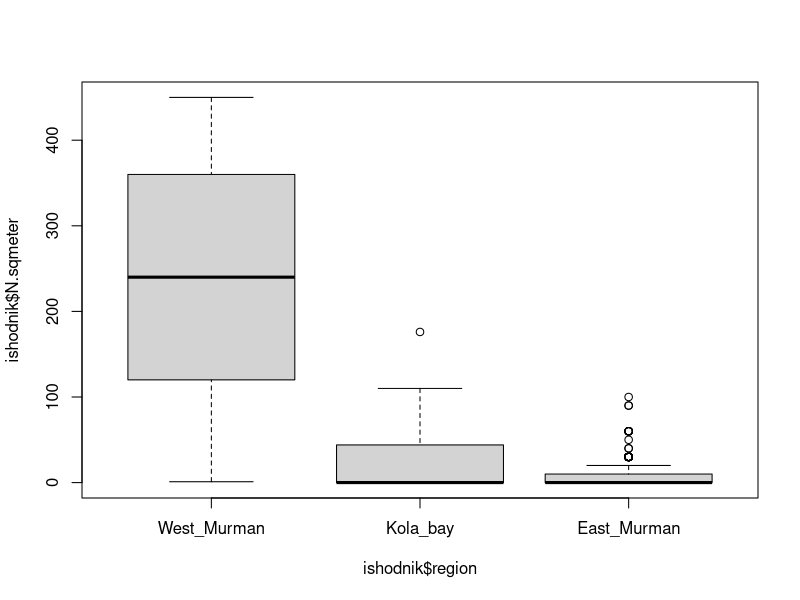
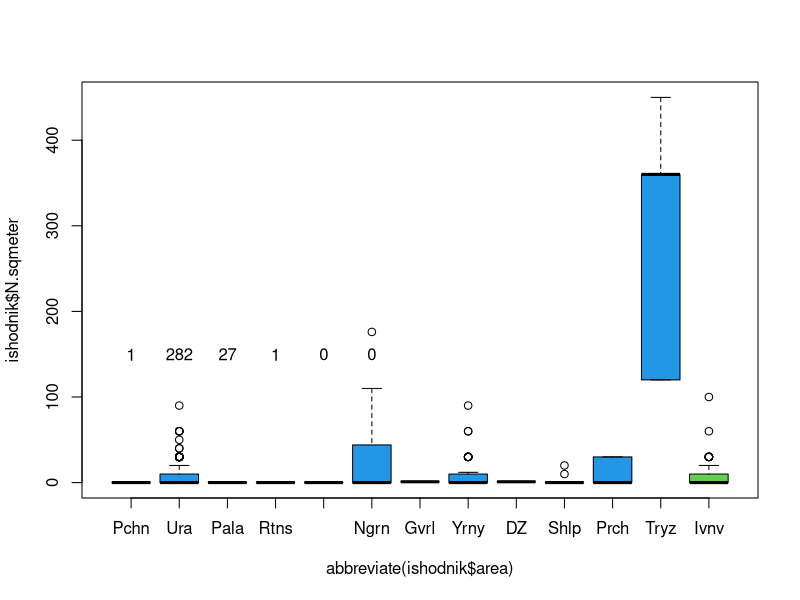

These figures' R source, in order: (Note: this script raises an error after producing the figures.)
setwd("~/Dropbox/PhD_thesis/PhD_thesis/article_Barents_microdistribution/")

ishodnik<-read.table("Cedule_Murman_distribution.csv", header=T, sep=";", dec=",")
str(ishodnik)

ishodnik$N.sqmeter<-ishodnik$N.sample * ishodnik$square

levels(ishodnik$area)

ishodnik$area<-ordered(ishodnik$area, levels=c("Pechenga", "Ura", 
                                               "Pala", "Retinskoe", "Abram", "Nagornoe",   
                                              "Gavrilovo","Yarnyshnaya", "DZ", "Shelpino", "Porchnikha", "Tryazhina", "Ivanovskaya"))
ishodnik$region<-ordered(ishodnik$region, levels=c("West_Murman", "Kola_bay", "East_Murman"))

#======== summary по пробоотбору ==================================
tapply(ishodnik$sample, ishodnik$area, length)
table(ishodnik$year, ishodnik$area)

# ====== сравнение регионов =======================================================
kruskal.test(ishodnik$N.sqmeter ~ ishodnik$region)

boxplot(ishodnik$N.sqmeter ~ ishodnik$region)

# ============== график обилие с раскраской отдельных регионов ====================
pdf(file="Ncockle_area_Barents_color.pdf", family="NimbusSan")
boxplot(ishodnik$N.sqmeter ~ abbreviate(ishodnik$area),  
        names=abbreviate(levels(ishodnik$area)), ylim=c(0,max(ishodnik$N.sqmeter, na.rm=T)), col=c(3,4,4,4,4,4))
#подпишем на график медианы
for (i in 1:length(levels(ishodnik$area))){
  text(x=seq(1:6)[i], y=150,
       labels=round(as.vector(tapply(ishodnik$N.sqmeter, INDEX=ishodnik$area, FUN=mean, na.rm=T)))[i])
}
dev.off()
embedFonts("Ncockle_area_Barents_color.pdf") #встройка шрифтов в файл

tapply(ishodnik$N.sqmeter, ishodnik$area, mean, na.rm=T)
tapply(ishodnik$N.sqmeter, ishodnik$area, sd, na.rm=T)

length(ishodnik$N.sqmeter[ishodnik$area=="Pala"])
44.9/sqrt(26)

tapply(ishodnik$N.sqmeter, ishodnik$area, median, na.rm=T)

# и черно-белый
pdf(file="Ncockle_area_Barents.pdf", family="NimbusSan")
boxplot(ishodnik$N.sqmeter ~ (ishodnik$area),  
        names=abbreviate(levels(ishodnik$area)), ylim=c(0,max(ishodnik$N.sqmeter, na.rm=T)))
#подпишем на график средние
for (i in 1:length(levels(ishodnik$area))){
  text(x=seq(1:13)[i], y=460,
       labels=round(as.vector(tapply(ishodnik$N.sqmeter, INDEX=ishodnik$area, FUN=mean, na.rm=T)))[i])
}
dev.off()
embedFonts("Ncockle_area_Barents.pdf") #встройка шрифтов в файл


#### Без трящиной
# и черно-белый
ish_tryash <- subset(ishodnik, ishodnik$area!="Tryazhina", drop=T)
ish_tryash$area<-ordered(ish_tryash$area, levels=c("Pechenga", "Ura", 
                                                 "Pala", "Retinskoe", "Abram", "Nagornoe",   
                                                 "Gavrilovo","Yarnyshnaya", "DZ", "Shelpino", "Porchnikha", "Ivanovskaya"))

#посчитаем средние 
cockle_mean <- round(as.vector(tapply(ish_tryash$N.sqmeter, INDEX=ish_tryash$area, FUN=mean, na.rm=T)))
cockle_mean[cockle_mean==1]<-"<1"

pdf(file="Ncockle_area_Barents_article1.pdf", family="NimbusSan", bg = "white")
par(mai = c(0.8,0.5,0.5,0.5))
boxplot(ish_tryash$N.sqmeter ~ (ish_tryash$area),   
        names=c("PC", "UR", "PL", "RT", "AB", "NG", "GV", "YA", "DZ", "SH", "PR", "IV"), ylim=c(0,max(ish_tryash$N.sqmeter, na.rm=T)+10), cex.axis = 1.2, ylab="N, indd./m-2", xlab = "area", cex.lab=1.2, main = "Cerastoderma edule")
#подпишем на график средние
for (i in 1:length(levels(ish_tryash$area))){
  text(x=seq(1:13)[i], y=460, cex=1.2,
       labels=cockle_mean[i])
}
dev.off()
embedFonts("Ncockle_area_Barents_article1.pdf") #встройка шрифтов в файл

# ggplot
library(ggplot2)

ca <- ggplot(data=ish_tryash, aes(x = area, y = N.sqmeter))

tiff("Ncockle_article.tiff", units = "cm", width = 7.5, height = 7.5, bg = "white", res = 300)
ca + 
  geom_boxplot() + 
  theme_classic() + 
  ylab("N, indd./m-2") +
  scale_x_discrete(breaks=levels(ish_tryash$area), labels=c("PC", "UR", "PL", "RT", "AB", "NG", "GV", "YA", "DZ", "SH", "PR", "IV")) + 
  theme(axis.title.x = element_text(face="bold", size=8), 
        axis.text.x  = element_text(size=8), 
        axis.title.y = element_text(face="bold", size=8), 
        axis.text.y  = element_text(size=8)) +
  annotate("text", label = round(tapply(ish_tryash$N.sqmeter, INDEX=ish_tryash$area, FUN=mean, na.rm=T),0), x=seq(1:12), y=460, size=2.5) 
  

dev.off()




# ================== total distribution ============================
tot_distr<-read.csv2("cockle_total_distr_DZ_2008.csv", header = T)
head(tot_distr)

pdf(file="Ncockle_total_abundance.pdf", family="NimbusSan", bg = "white")
plot(tot_distr$X_sm, tot_distr$Y_sm, xlab = "X, cm", ylab = "Y, cm", cex.axis=1.2)
dev.off()
embedFonts("Ncockle_total_abundance.pdf")


subset(ishodnik, ishodnik$area=="Tryazhina")
